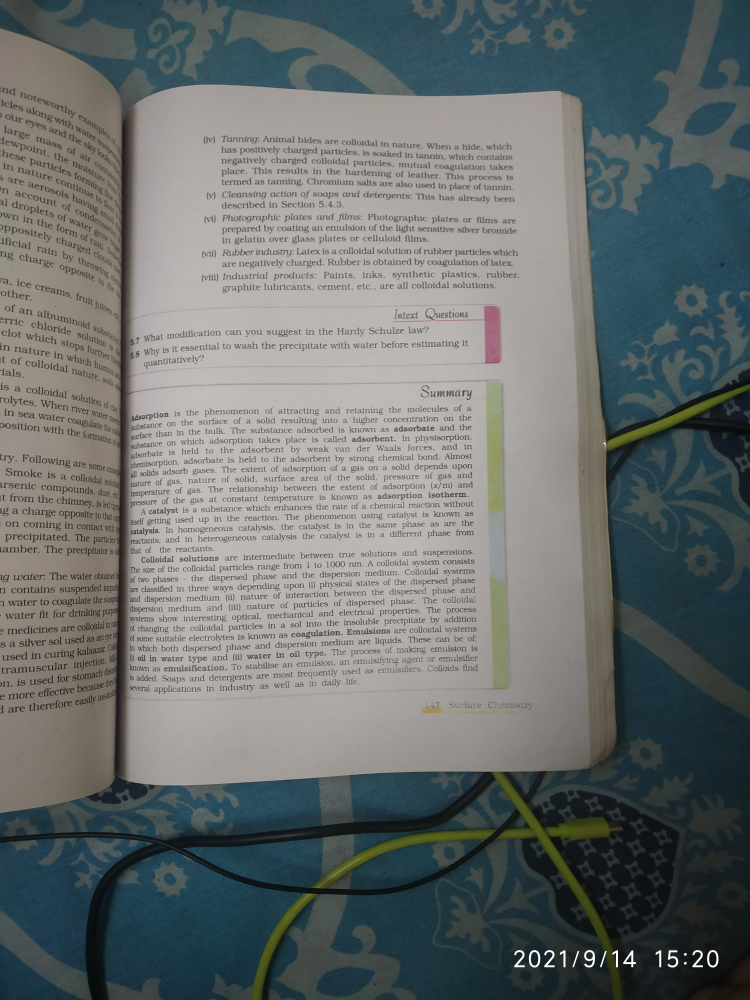
#> input picture python/Machine Learning/OCR/preprocess_img/ChemBookTwo.jpg, 3000 x 4000 px (shown at 1/4 size)
$ python preprocessing.py
#> lines starting #> are read from the running program, lines starting #| are printed output that depends on the picture; after the words box and inside, x2 and y2 are one past the last pixel; in counts of white or black regions, pixels touching at a corner belong together
import cv2

img = cv2.imread("ChemBookTwo.jpg")
#> img is the input picture: shape (4000, 3000, 3); mean B, G, R 110.5, 111, 105.6

inv_img = cv2.bitwise_not(img)
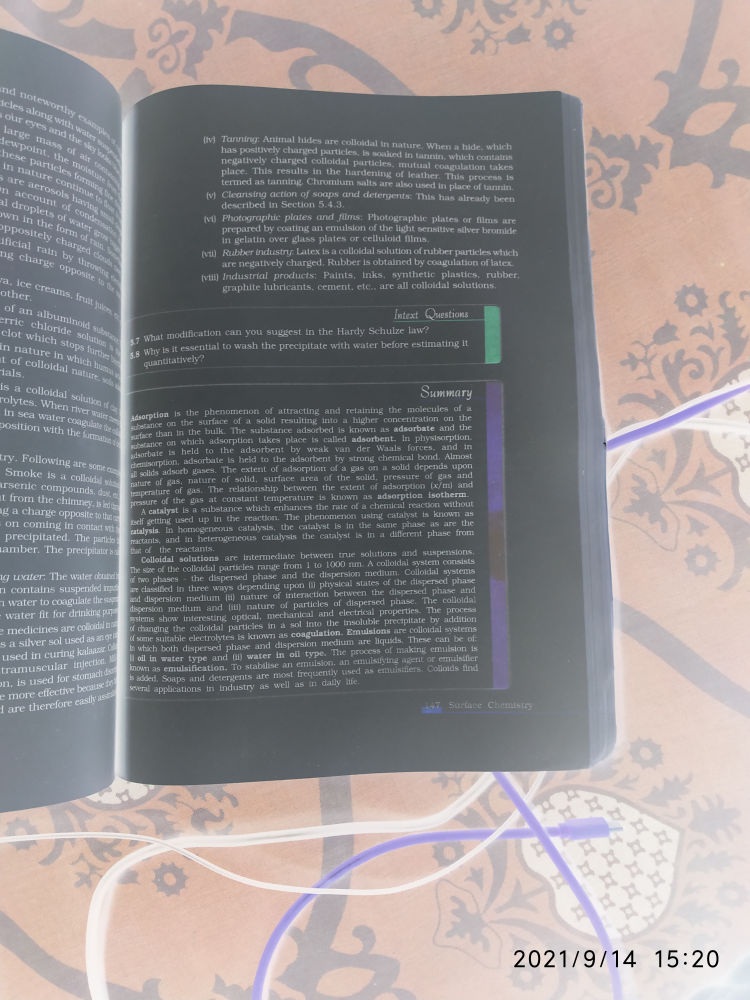
#> inv_img: shape (4000, 3000, 3) (shown at 1/4 size); mean B, G, R 144.5, 144, 149.4
cv2.imwrite("inv.jpg", inv_img)

def grayscale(image):
    return cv2.cvtColor(image, cv2.COLOR_BGR2GRAY)
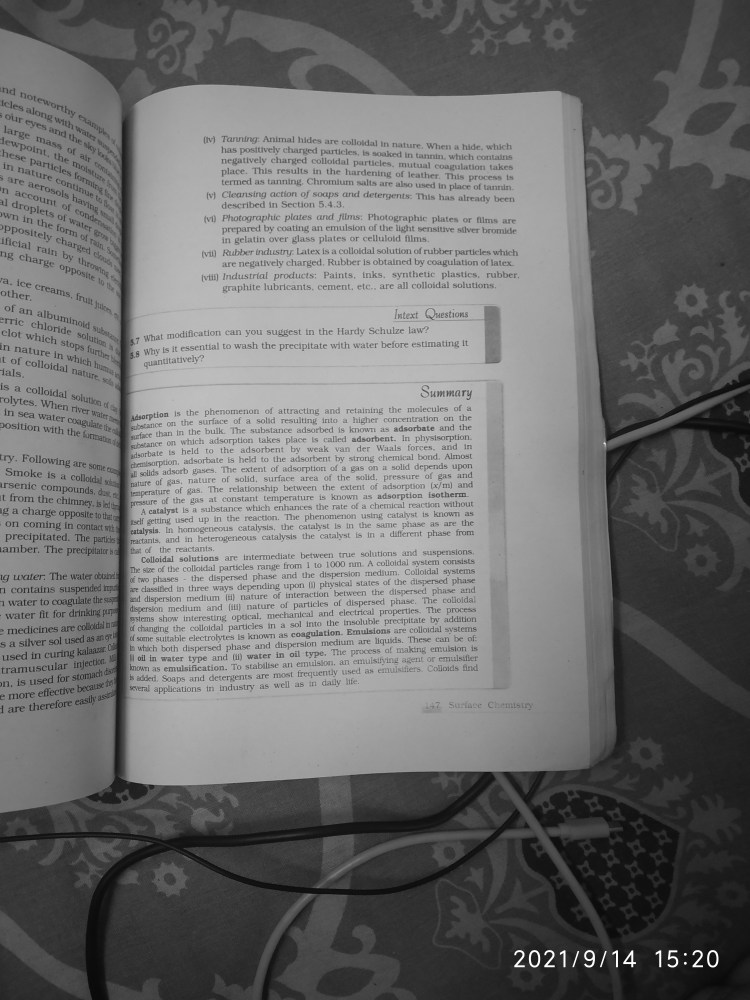
#> returned value: shape (4000, 3000) (shown at 1/4 size); min 1, max 255, mean 109.3

def noise_removal(image):
    import numpy as np
    kernel = np.ones((1, 1), np.uint8)
    image = cv2.dilate(image, kernel, iterations=1)
    kernel = np.ones((1, 1), np.uint8)
    image = cv2.erode(image, kernel, iterations=1)
    image = cv2.morphologyEx(image, cv2.MORPH_CLOSE, kernel)
    image = cv2.medianBlur(image, 3)
    return (image)


gray_image = grayscale(img)
cv2.imwrite("gray.jpg", gray_image)

thresh, im_bw = cv2.threshold(gray_image, 130, 245, cv2.THRESH_BINARY)
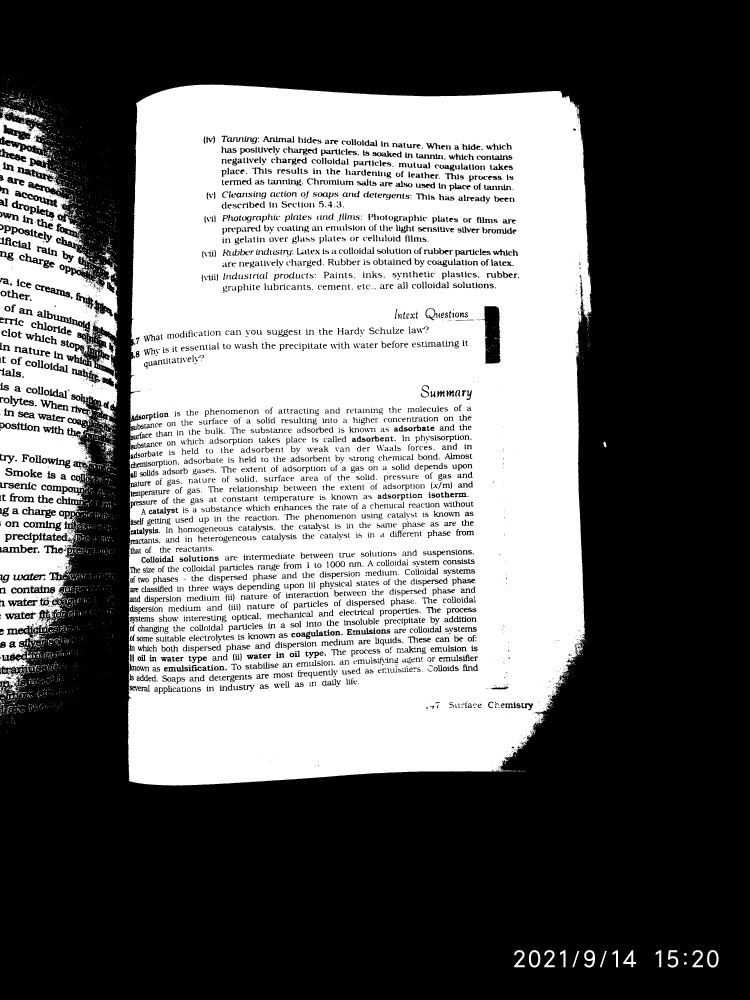
#> im_bw: shape (4000, 3000) (shown at 1/4 size); values 0 (black) and 245 (white), 41.9% white; 5025 white regions (3814 under 20 px), largest, box (x1, y1, x2, y2) and area: (511, 338, 2368, 3142) 4410428, (0, 572, 471, 2774) 495359, (0, 426, 180, 600) 12887
cv2.imwrite("bw_image.jpg", im_bw)

# no_noise = noise_removal(im_bw)
# cv2.imwrite("no_noise.jpg", no_noise)
